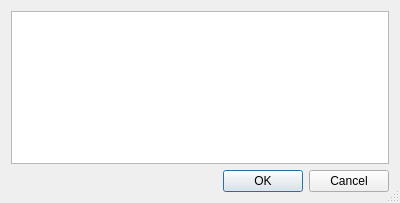
<?xml version="1.0" encoding="UTF-8"?>
<ui version="4.0">
 <class>TextDialog</class>
 <widget class="QDialog" name="TextDialog">
  <property name="geometry">
   <rect>
    <x>0</x>
    <y>0</y>
    <width>400</width>
    <height>203</height>
   </rect>
  </property>
  <property name="windowTitle">
   <string>Send/Receive text</string>
  </property>
  <property name="sizeGripEnabled">
   <bool>true</bool>
  </property>
  <layout class="QVBoxLayout" name="verticalLayout">
   <item>
    <widget class="QPlainTextEdit" name="textBox">
     <property name="lineWrapMode">
      <enum>QPlainTextEdit::NoWrap</enum>
     </property>
    </widget>
   </item>
   <item>
    <widget class="QDialogButtonBox" name="buttonBox">
     <property name="orientation">
      <enum>Qt::Horizontal</enum>
     </property>
     <property name="standardButtons">
      <set>QDialogButtonBox::Cancel|QDialogButtonBox::Ok</set>
     </property>
    </widget>
   </item>
  </layout>
 </widget>
 <resources/>
 <connections>
  <connection>
   <sender>buttonBox</sender>
   <signal>accepted()</signal>
   <receiver>TextDialog</receiver>
   <slot>accept()</slot>
   <hints>
    <hint type="sourcelabel">
     <x>248</x>
     <y>254</y>
    </hint>
    <hint type="destinationlabel">
     <x>157</x>
     <y>274</y>
    </hint>
   </hints>
  </connection>
  <connection>
   <sender>buttonBox</sender>
   <signal>rejected()</signal>
   <receiver>TextDialog</receiver>
   <slot>reject()</slot>
   <hints>
    <hint type="sourcelabel">
     <x>316</x>
     <y>260</y>
    </hint>
    <hint type="destinationlabel">
     <x>286</x>
     <y>274</y>
    </hint>
   </hints>
  </connection>
 </connections>
</ui>
